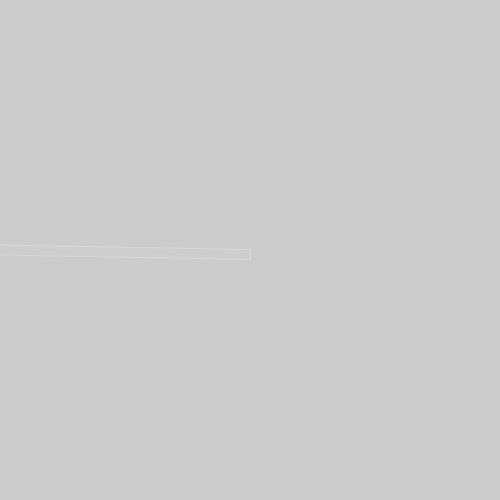
Frame 1 (no input)
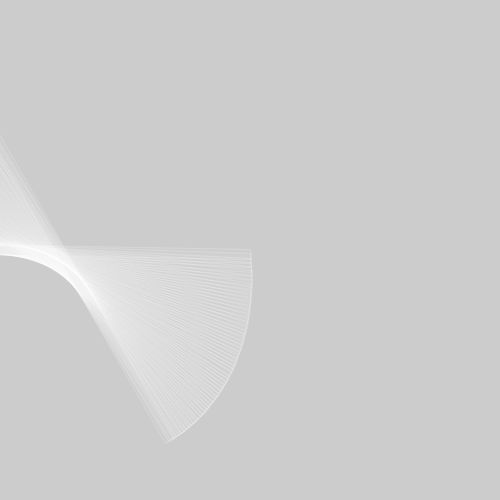
Frame 60 (the mouse pressed at the canvas centre just before this capture)
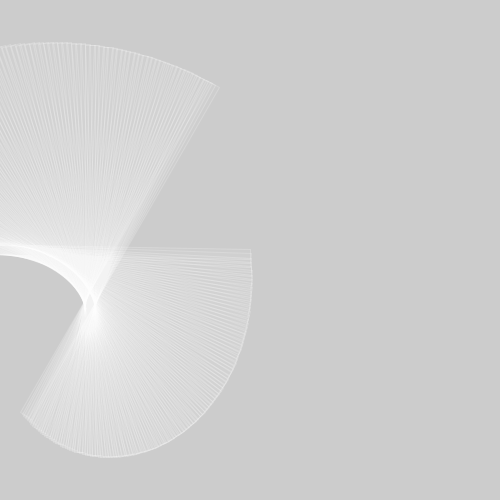
Frame 120 (the mouse held since frame 60 and released just before this capture)

The Processing sketch that drew these frames (run headless with seeded random() and noise(); from frame 60 on, the mouse is pressed at the canvas centre):

// Processing sketch: sketch_170907d
// ── sketch_170907d.pde
float angle = 0;
float x = 0;
float w = 500;
float h = 10;

void setup() {
  size(500, 500);
  rectMode(CENTER);
  noStroke();
}

void draw() {
  //background(240);
  translate(x + 1, height/2);
  angle = angle + 1;
  //println(x);
  x = x + 1;
  w = w - 1;
  //h = h + 0.5;

  rotate(radians(angle));
  //fill(0); //greyscale
  //fill(255, 50); //greyscale tranparent
  //fill (x, h, w); //
  fill(255, w, 255, 10);
  //function overloading

  stroke(255, 50);


  rect(0, 0, w, h);

  // line(0, 0, 0, height);
  //line(0, 0, width, 0);
  //ellipse(100, 100, 50, 50);
}
